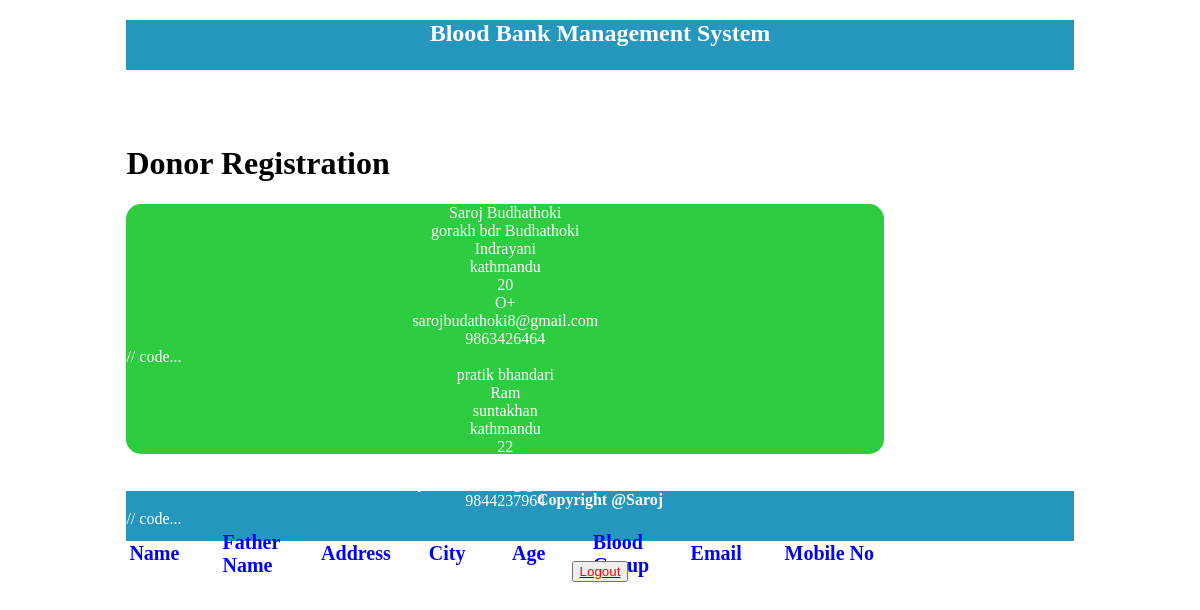
The app's page /dono-list.php (signed in) with its own data.
### tables this page shows
CREATE TABLE `donor_registration` (
  `id` int(11) NOT NULL,
  `name` varchar(100) DEFAULT NULL,
  `fname` varchar(100) DEFAULT NULL,
  `address` varchar(255) DEFAULT NULL,
  `city` varchar(100) DEFAULT NULL,
  `age` varchar(40) DEFAULT NULL,
  `bgroup` varchar(10) DEFAULT NULL,
  `email` varchar(255) DEFAULT NULL,
  `mno` varchar(20) DEFAULT NULL
);

### dono-list.php (the view, shortened to what this page needs)
<?php
include('connection.php');
?>
<!DOCTYPE html>
<html>
<head>
    <link rel="stylesheet" type="text/css" href="css/s1.css">
</head>
<body>
<div class="full">
    <div id="inner_full">
        <div id="header" align="center"><h2><a href="admin-home.php" style="text-decoration: none; color: white;">Blood Bank Management System</a></h2></div>
        <div id="body">
            <br><br><br>
            <h1>Donor Registration</h1>
            <div id="form">
                <form action="" method="post">
                    <table align="center">
                    	<tr>
                    		<thead style="color: blue; font-size: 20px;">
           		      <td><b>Name</b></td>
		        <td><b>Father Name</b></td>
		           <td><b>Address</b></td>
		        <td><b>City</b></td>
		            <td><b>Age</b></td>
		           <td><b>Blood Group</b></td>
		       <td><b>Email</b></td>
		         <td><b>Mobile No</b></td>
		         </thead>
		              </tr>
		              <?php
		              $sql = $db->query("SELECT * FROM donor_registration");
		              while ($res=$sql->fetch(PDO::FETCH_OBJ)) {
		              	?>
		              	<tr><center><?= $res->name; ?></center> </tr>
		              	 	<tr><center><?= $res->fname; ?></center> </tr>
		              	  	<tr><center><?= $res->address; ?></center> </tr>
		              	  	 	<tr><center><?= $res->city; ?></center> </tr>
		                     	<tr><center><?= $res->age; ?></center> </tr>
		                     	<tr><center><?= $res->bgroup; ?></center> </tr>
		              	  	 	 	 	 	<tr><center><?= $res->email; ?></center> </tr>
		              	  	 	 	 	 	 	<tr><center><?= $res->mno; ?></center> </tr>
		              	<?php
		              }
		              ?>
                    </table>
                </form>
            </div>
            <br><br>
        </div>
        <div id="footer"><h4 align="center">Copyright @Saroj</h4></div>
        <div style="text-align: center; margin-top: 20px;">
            <button class="btn"><a href="logout.php"><font color="red">Logout</font></a></button>
        </div>
    </div>
</div>
</body>
</html>

### css/s1.css (style rules this page uses)
#inner_full { width: 80%; height: auto; margin: auto; }
#header { width: 100%; height: 50px; background-color: #2596be ; color: white; }
#body { width: 100%; height: 400px; }
#footer { width: 100%; height: 50px; background-color: #2596be; color: white; }
.btn { align: center; }
#form { width: 80%; height: 250px; background-color: #2ECC40; color: white; border-radius: 15px; }

### dono-list.php (style rules this page uses)
td { width: 200px; height: 40px; }

### records on screen
donor_registration: name "Saroj Budhathoki", fname "gorakh bdr Budhathoki", address "Indrayani", city "kathmandu", age "20", bgroup "O+", email "sarojbudathoki8@gmail.com", mno "9863426464"
donor_registration: name "pratik bhandari", fname "Ram", address "suntakhan", city "kathmandu", age "22", mno "9844237964"
